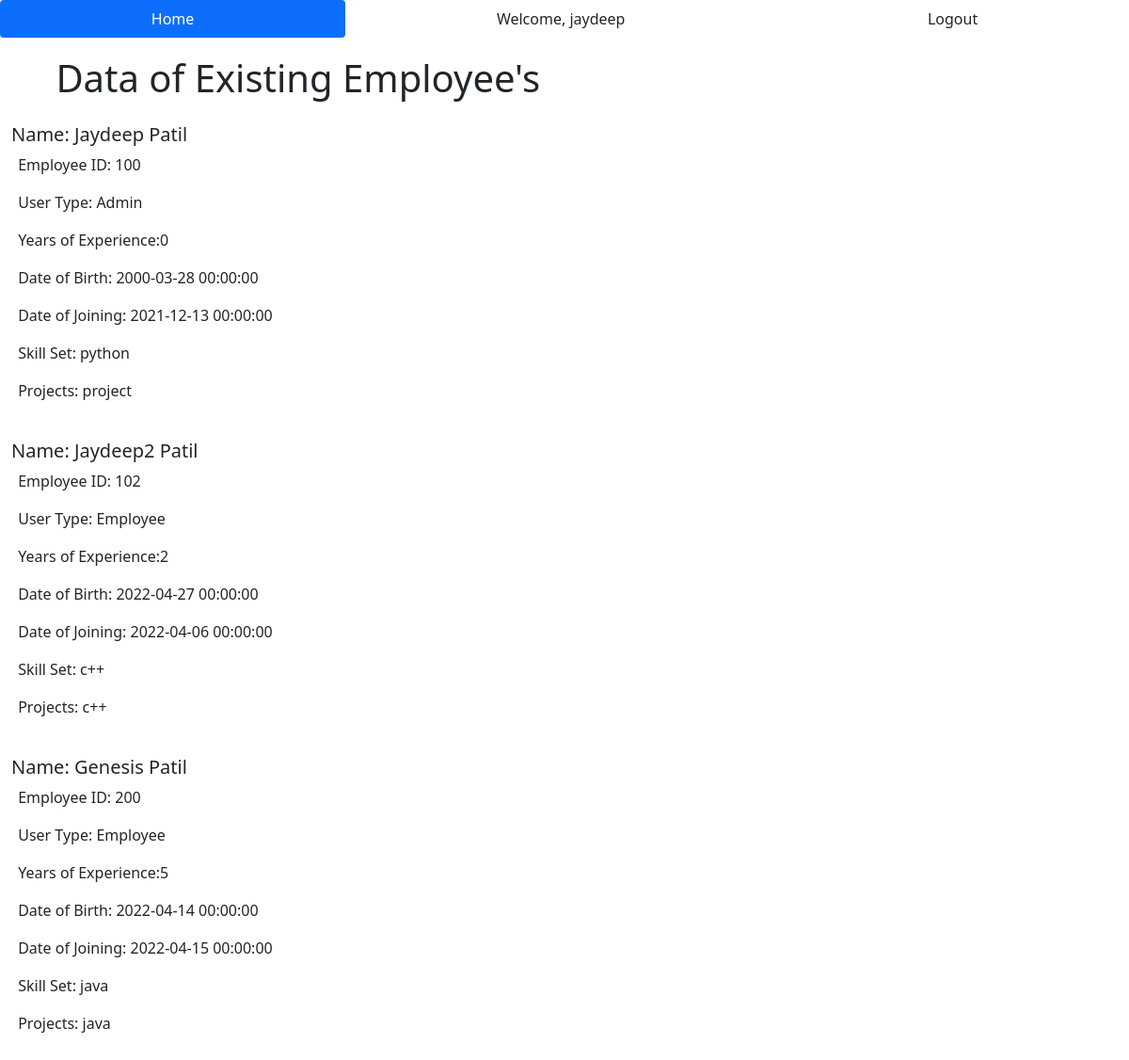
/show_all (signed in), run on an earlier commit of the app's database.
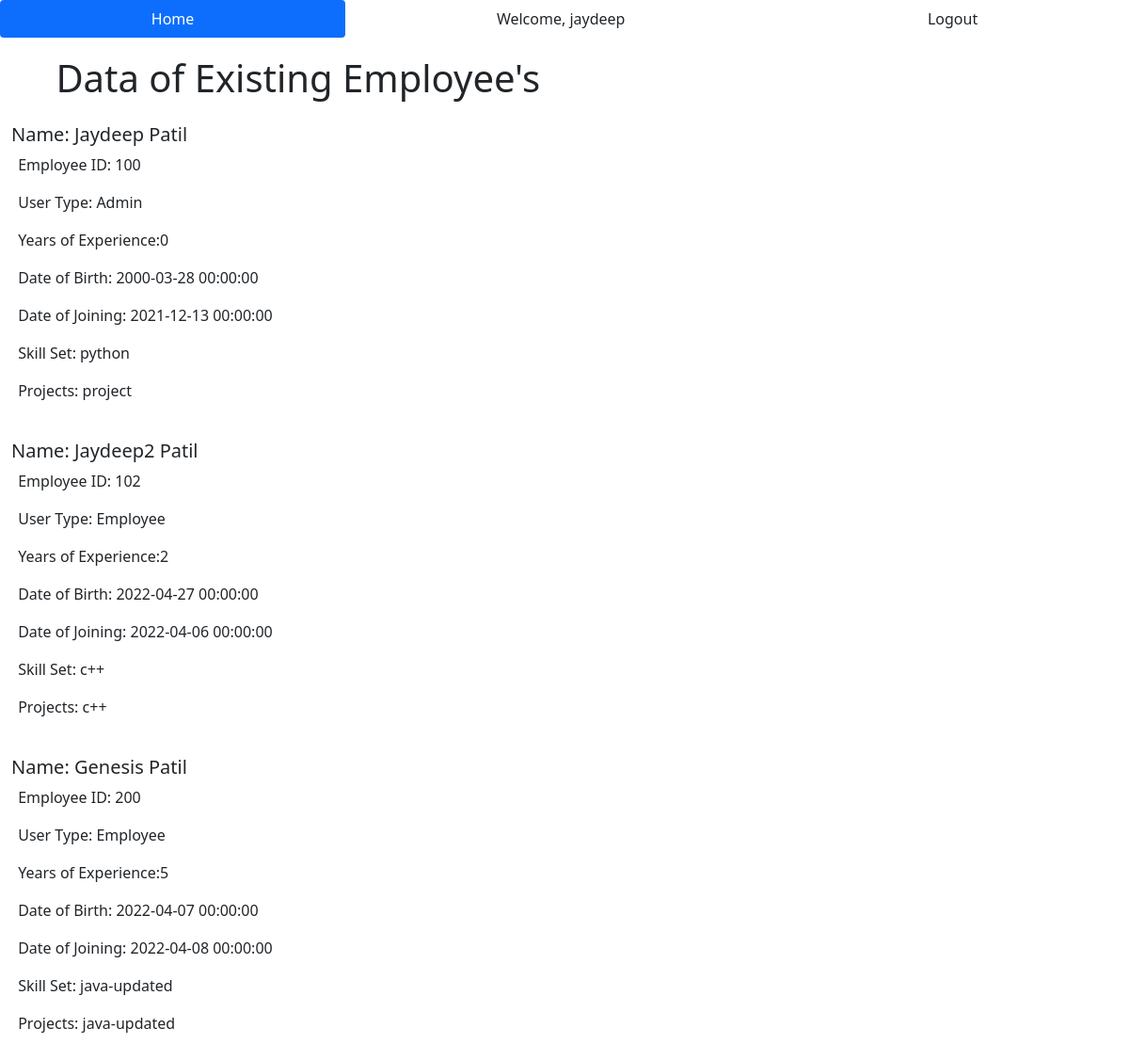
And on a later commit of the database.
### EDMA/models.py (models this page shows, shortened)
class User(db.Model, UserMixin):
    id = db.Column(db.Integer, primary_key=True)
    username = db.Column(db.String(30), nullable=False, unique=True)
    email = db.Column(db.String(50), nullable=False, unique=True)
    password_hash = db.Column(db.String(60), nullable=False)
    emp_id = db.Column(db.Integer, db.ForeignKey('employee.emp_id'))
    skills = db.relationship('Skill', secondary=user_skill, backref='users')
    projects = db.relationship('Project', secondary=user_project, backref='users')
    @property
    def password(self):
        return self.password

class Employee(db.Model):
    emp_id = db.Column(db.Integer, primary_key=True)
    name = db.Column(db.String(25), nullable=False)
    user_type = db.Column(db.String(15), nullable=False, default='Employee')
    dob = db.Column(db.DateTime, nullable=False)
    doj = db.Column(db.DateTime, nullable=False)
    years = db.Column(db.Integer, nullable=False)
    skill_set = db.Column(db.String(125), nullable=False)
    projects = db.Column(db.String(125), nullable=False)
    user = db.relationship("User", backref='details', lazy='select', uselist=False)

### EDMA/routes.py (the view)
@app.route('/show_all')
@login_required
def show_all():
    allEmp = Employee.query.order_by(Employee.emp_id)
    return render_template('read.html', AllEmp=allEmp)

### EDMA/models.py (called while the page is built)
@login_manager.user_loader
def load_user(user_id):
    return User.query.get(int(user_id))

### EDMA/templates/read.html (shortened to what this page needs)
{% extends 'base.html' %}
{% block body %}
    <div class="container-fluid ps-5 pt-2">
        <h1 class="pb-3">Data of Existing Employee's</h1>
    </div>
    {% for x in AllEmp %}
        <h5>Name: {{ x.name }}</h5>
        <p>Employee ID: {{ x.emp_id }}</p>
        <p>User Type: {{ x.user_type }}</p>
        <p>Years of Experience:{{ x.years }}</p>
        <p>Date of Birth: {{ x.dob }}</p>
        <p>Date of Joining: {{ x.doj }}</p>
        <p>Skill Set: {{ x.skill_set }}</p>
        <p>Projects: {{ x.projects }}</p>
        <br>
    {% endfor %}
{% endblock %}

### EDMA/templates/base.html (shortened to what this page needs)
<!doctype html>
<html lang="en">
  <head>
    <link rel="stylesheet" type="text/css" href="{{ url_for('static', filename='main.css') }}">
    <link href="https://cdn.jsdelivr.net/npm/bootstrap@5.0.2/dist/css/bootstrap.min.css" rel="stylesheet">
  </head>
  <body>
    <div>
      <ul class="nav nav-pills nav-fill">
        <li class="nav-item">
          <a class="nav-link active link-dark" aria-current="page" href="{{ url_for('index') }}">Home</a>
        </li>
        {% if current_user.is_authenticated %}
          <li class="nav-item">
            <a class="nav-link link-dark">Welcome, {{ current_user.username }}</a>
          </li>
          <li class="nav-item">
            <a class="nav-link link-dark" href="{{ url_for('logout_page') }}">Logout</a>
          </li>
        {% endif %}
      </ul>
    </div>
    {% block body %} {% endblock %}
  </body>
</html>

### EDMA/static/main.css (style rules this page uses)
h1 { padding: 1%; }
h5 { padding-left: 1%; margin-bottom: 1rem; }
p { padding-left: 19.2px; }

What changed in the data, as far as the page shows it:
changed Employee "Genesis Patil": dob "2022-04-14 00:00:00" → "2022-04-07 00:00:00"; doj "2022-04-15 00:00:00" → "2022-04-08 00:00:00"; skill_set "java" → "java-updated"; projects "java" → "java-updated"
